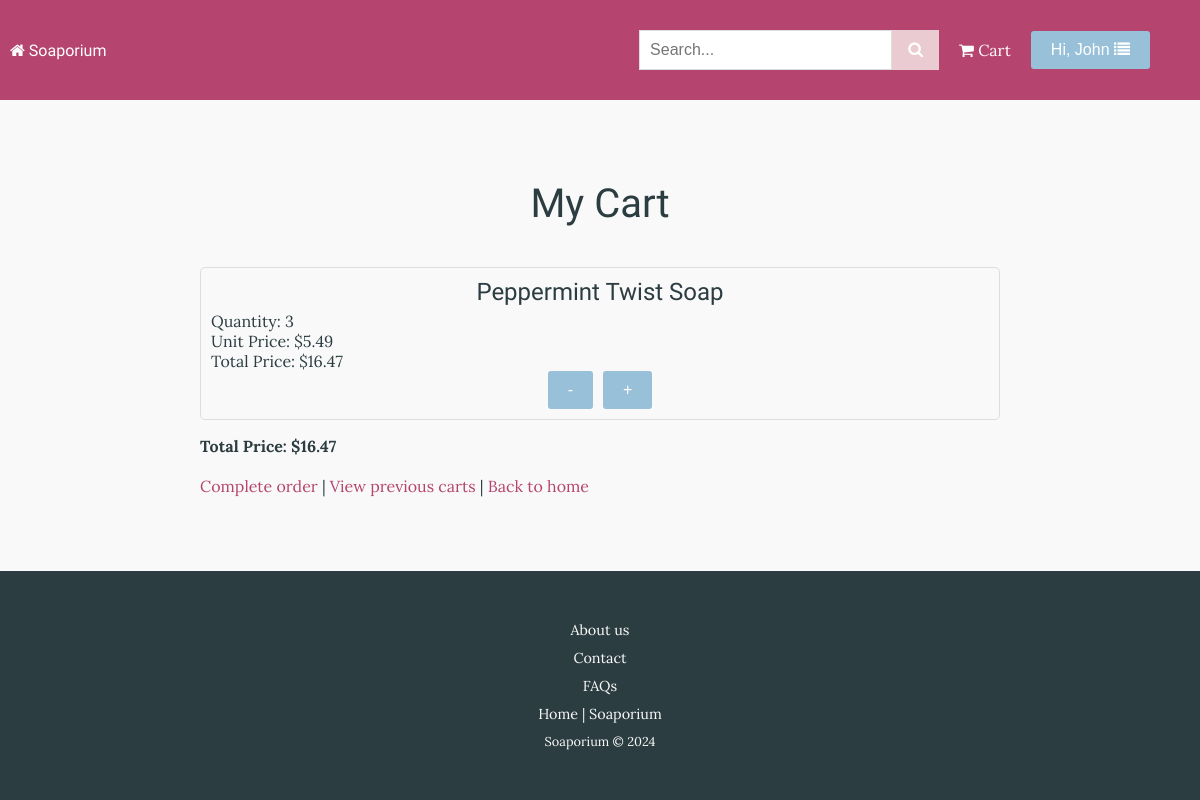
The page /view_current_cart (signed in) on the database as committed earlier.
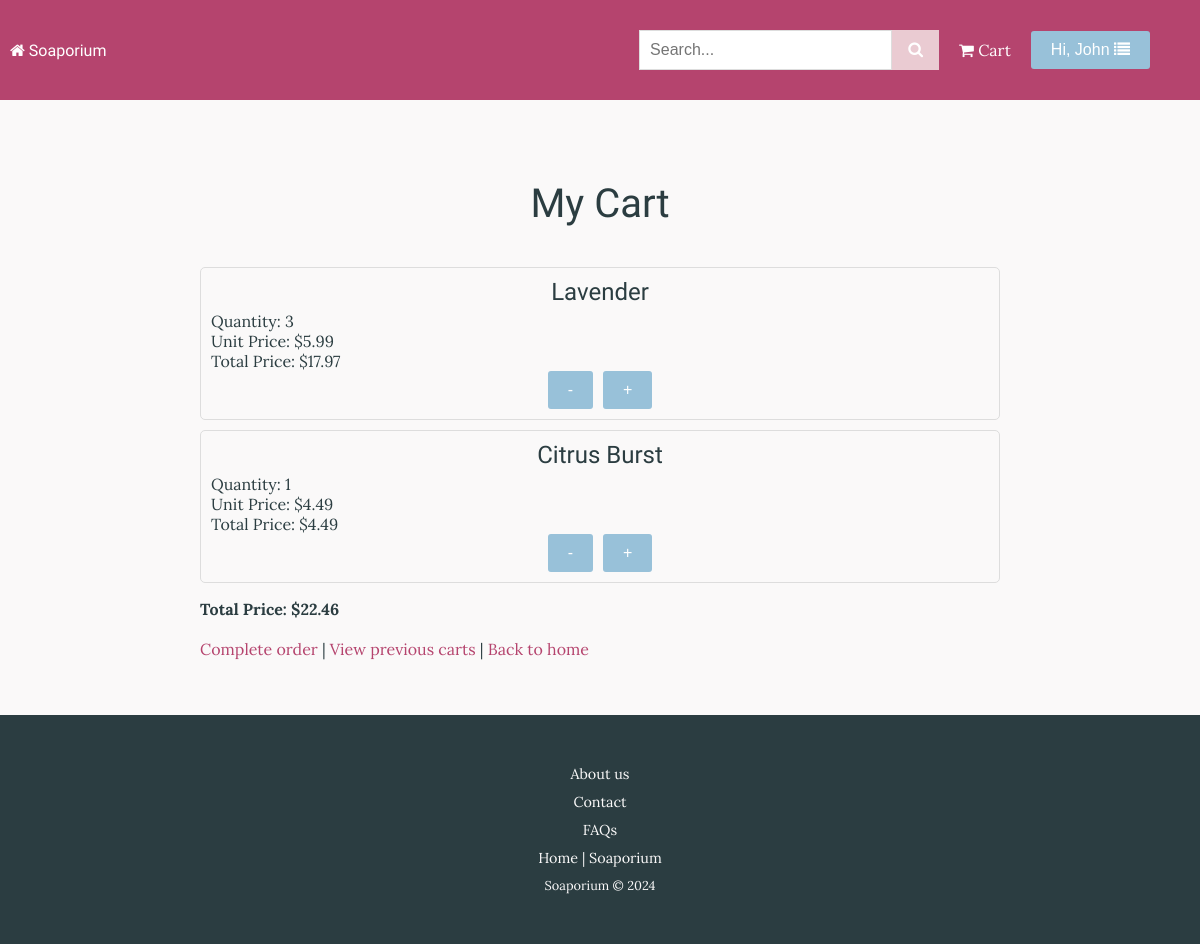
The same page on the database as committed later.
### tables this page shows
CREATE TABLE User (userid INTEGER PRIMARY KEY AUTOINCREMENT, fname TEXT NOT NULL, lname TEXT NOT NULL, housenum INTEGER, street TEXT, suburb TEXT, town TEXT, region TEXT, country TEXT, postcode INTEGER, email TEXT NOT NULL, password TEXT NOT NULL);

CREATE TABLE CartItem (soapid INTEGER REFERENCES Soap (soapid), cartid INTEGER, quantity INTEGER);

CREATE TABLE Soap (soapid INTEGER PRIMARY KEY AUTOINCREMENT, name TEXT NOT NULL, description TEXT, price REAL NOT NULL, picture TEXT, is_featured INTEGER);

### routes.py (the view, shortened to what this page needs)
@app.route("/view_current_cart")
def view_current_cart():
    userid = session.get("userid")
    if not userid:
        flash("Please log in to view your cart")
        return redirect(url_for("login"))
    sql = "SELECT cartid FROM Cart WHERE userid = ? AND status = 'open'"
    cartid = execute_query(sql, (userid,), True, False, False)
    if cartid:
        cartid = cartid[0]
    sql = """
        SELECT Soap.soapid AS soapid,
               Soap.name AS soap_name,
               Soap.price AS unit_price,
               CartItem.quantity AS soap_quantity
        FROM CartItem
        JOIN Soap ON Soap.soapid = CartItem.soapid
        WHERE CartItem.cartid = ?
        """
    cart_items = execute_query(sql, (cartid,), False, True, False)
    total_price = sum(
        item[2] * item[3]  # item[2] is unit_price, item[3] is soap_quantity
        for item in cart_items
    )
    total_price = "{:.2f}".format(total_price)
    formatted_cart_items = [
        {
            "soapid": item[0],
            "soap_name": item[1],
            "unit_price": "{:.2f}".format(item[2]),
            "soap_quantity": item[3],
            "total_unit_price": "{:.2f}".format(item[2] * item[3])
        }
        for item in cart_items
    ]
    return render_template(
        "cart.html",
        cart_items=formatted_cart_items,
        total_price=total_price,
        cartid=cartid
    )

### routes.py (called while the page is built)
def execute_query(sql, params=(), fetchone=False,
                  fetchall=False, commit=False):
    connection = sqlite3.connect("Soap.db")
    cursor = connection.cursor()
    result = None
    try:
        cursor.execute(sql, params)
        if commit:
            connection.commit()
        if fetchone:
            result = cursor.fetchone()
        elif fetchall:
            result = cursor.fetchall()
    except sqlite3.Error as e:
        app.logger.error(f"Database error: {e}")
        raise
    finally:
        connection.close()
    return result

@app.context_processor
def inject_user_firstname():
    user_firstname = None
    userid = session.get("userid")
    if userid:
        sql = "SELECT fname FROM User WHERE userid = ?"
        user = execute_query(sql, (userid,), True, False, False)
        if user:
            user_firstname = user[0]
    return dict(user_firstname=user_firstname)

### templates/cart.html (shortened to what this page needs)
{% extends "layout.html" %}
{% block content %}
<div class="cart-container">
    <h1>My Cart</h1>
    {% if cart_items and cart_items|length > 0 %}
    <ul>
        {% for item in cart_items %}
        <li class="cart-item">
            <h2>{{ item.soap_name }}</h2>
            <p>Quantity: {{ item.soap_quantity }}</p>
            <p>Unit Price: ${{ item.unit_price }}</p>
            <p>Total Price: ${{ item.total_unit_price }}</p>
            <div class="cart-quantity">
                    <form action="{{ url_for('decrease_quantity', soapid=item.soapid) }}" method="POST">
                        <button type="submit" class="quantity-button decrease-quantity">-</button>
                    </form>
                    <form action="{{ url_for('add_to_cart') }}" method="POST">
                        <button type="submit" class="quantity-button increase-quantity">+</button>
                    </form>
                </div>
        </li>
        {% endfor %}
    </ul>
    <p class="total-price">Total Price: ${{ total_price }}</p>
    {% else %}
    <p>Your cart is empty</p>
    {% endif %}
    <div class="cart-navigation">
        <p>
        <a href="{{ url_for('complete_order', cartid=cartid) }}">Complete order</a> |
        <a href="{{ url_for('previous_carts') }}">View previous carts</a> |
        <a href="{{ url_for('home') }}">Back to home</a>
        </p>
    </div>
</div>
{% endblock %}

### templates/layout.html (shortened to what this page needs)
<!DOCTYPE html>
<html lang="en">
<head>
    <link rel="stylesheet" href="{{ url_for('static', filename='styles.css') }}">
    <link rel="stylesheet" href="https://cdnjs.cloudflare.com/ajax/libs/font-awesome/4.7.0/css/font-awesome.min.css">
</head>
<body>
    <div class="top-bar">
        <a href="{{ url_for('home') }}" class="home-link"><i class="fa fa-home"></i> Soaporium</a>
        <nav class="navbar">
            <ul class="nav-links">
                <li class="search-bar">
                    <form action="{{ url_for('search') }}" method="get">
                        <div class="input-wrapper">
                            <input type="text" name="search_term" placeholder="Search...">
                            <button type="submit"><i class="fa fa-search"></i></button>
                        </div>
                    </form>
                </li>
                {% if session.get("userid") %}
                <li><a href="{{ url_for('view_current_cart') }}"><i class="fa fa-shopping-cart"></i> Cart</a></li>
                <li class="user-dropdown">
                    <button class="user-dropdown-btn">Hi, {{ user_firstname }} <i class="fa fa-list"></i></button>
                </li>
                {% else %}
                <li><a href="{{ url_for('login') }}">Login</a></li>
                <li><a href="{{ url_for('signup') }}">Sign up</a></li>
                {% endif %}
            </ul>
        </nav>
    </div>
    <div class="content">
        {% block content %}{% endblock %}
    </div>
    <div class="footer">
        <div class="footer links">
            <p><a href="{{ url_for('about') }}">About us</a></p>
            <p><a href="{{ url_for('customer_service') }}">Contact</a></p>
            <p><a href="{{ url_for('faqs')}}">FAQs</a></p>
            <p><a href="{{ url_for('home') }}">Home | Soaporium</a></p>
            <p>Soaporium &COPY; 2024</p>
        </div>
    </div>
</body>
</html>

### static/styles.css (style rules this page uses)
body { font-family: 'Lora', serif; margin: 0; padding: 0; background-color: #faf9f9; color: #2b3d41; display: flex; flex-direction: column; min-height: 100vh; }
h1, h2, h3, h4, h5, h6, .home-link { font-family: "Gorditas", serif; font-weight: 100; text-align: center; }
ul, li { list-style-type: none; margin: 0; padding: 0; }
.top-bar { height: 5em; background-color: #b5446e; color: #fff; padding: 10px; display: flex; justify-content: space-between; align-items: center; position: sticky; top: 0; z-index: 1; }
.home-link, .nav-links li a { color: #fff; text-decoration: none; }
.navbar { background-color: #b5446e; color: #fff; display: flex; justify-content: space-between; align-items: center; padding: 0 20px; }
.nav-links { display: flex; align-items: center; flex-wrap: wrap; }
.nav-links li { margin-right: 20px; }
.search-bar { max-width: 300px; }
input[type="text"], input[type="password"] { padding: 10px; font-size: 16px; border: 1px solid #ddd; width: 100%; flex: 1; box-sizing: border-box; }
.input-wrapper, .update-form { display: flex; align-items: center; width: 100%; }
.input-wrapper input { flex-grow: 1; padding-right: 40px; }
.input-wrapper button { width: auto; padding: 10px 15px; background-color: #eacbd2; color: #fff; border: 1px solid #eacbd2; cursor: pointer; font-size: 16px; flex-shrink: 0; }
.content { padding: 20px; }
.footer { background-color: #2b3d41; padding: 20px; color: #faf9f9; margin-top: auto; flex-shrink: 0; text-align: center; }
.footer a { color: #faf9f9; text-decoration: none; margin: 0 10px; font-size: 0.9rem; }
.footer p { margin: 10px 0; font-size: 0.8rem; }
.add-to-cart, .user-dropdown-btn, .cancel-button, .update-button, .quantity-button { display: inline-block; padding: 10px 20px; font-size: 16px; background-color: #98c1d9; color: #fff; border: none; border-radius: 3px; cursor: pointer; text-decoration: none; }
.cart-quantity { display: flex; align-items: center; justify-content: center; gap: 10px; }
.cart-container { max-width: 800px; margin: 0 auto; padding: 20px; }
.cart-item { border: 1px solid #ddd; border-radius: 5px; padding: 10px; margin-bottom: 10px; background-color: #faf9f9; }
.cart-item h2 { margin: 0 0 5px; }
.cart-item p { margin: 0; }
.total-price { font-weight: bold; }
.cart-navigation { margin-top: 20px; }
.cart-navigation a { text-decoration: none; color:#b5446e; }
.cart-navigation p { text-decoration: none; border-radius: 5px; }
.user-dropdown { position: relative; }
.user-dropdown-btn { padding: 10px 20px; font-size: 16px; background-color: #98c1d9; color: #fff; border: none; border-radius: 3px; cursor: pointer; text-decoration: none; display: inline-block; }
.about-page h1, .faqs-page h1, .contact-form-container h1, .cart-container h1, .error-container h1 { font-size: 2.5em; text-align: center; margin-top: 1em; margin-bottom: 1em; }

Rows that differ between the two databases and show on the page:
no longer on this page (row edited): CartItem: soap_name "Peppermint Twist Soap", soap_quantity "3", unit_price "5.49", total_unit_price "16.47"
added CartItem: soap_name "Lavender", soap_quantity "3", unit_price "5.99", total_unit_price "17.97"
added CartItem: soap_name "Citrus Burst", soap_quantity "1", unit_price "4.49", total_unit_price "4.49"
Other text that changed with them:
{{ total_price }}: "16.47" → "22.46"
